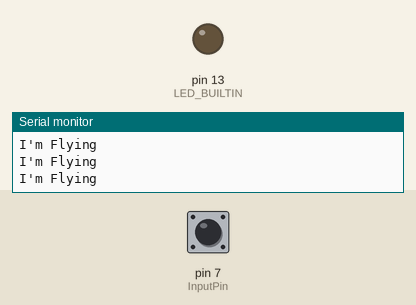
The sketch below on a simulated Arduino Uno, built with avr-gcc and run on an emulated ATmega328P. Shown: output pins drawn as LEDs (lit = HIGH), the last lines printed to the serial monitor. The inputs (shaded band) are chosen by the test bench; at power-on: pin 7 (InputPin) HIGH.

Above: at 1.2 s.
1.3 s: pin 7 (InputPin) pulled LOW for 0.15 s
At 1.7 s:
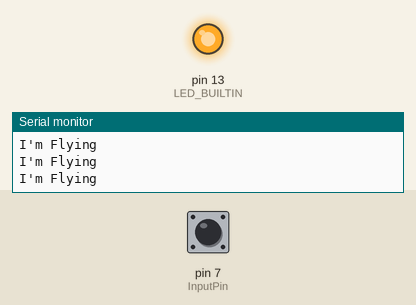
3.9 s: pin 7 (InputPin) pulled LOW for 1 s
At 6.5 s:
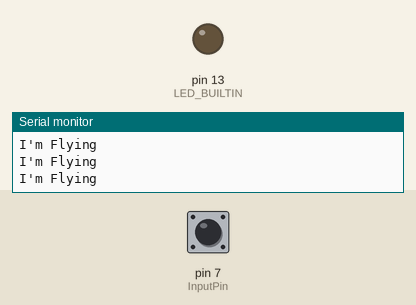
7.9 s: pin 7 (InputPin) driven LOW
At 9.1 s:
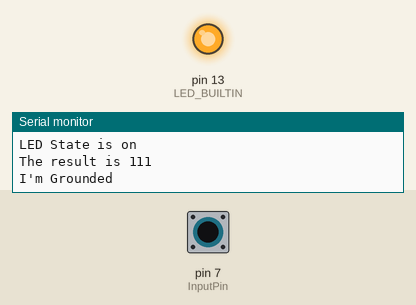
10.9 s: pin 7 (InputPin) driven HIGH
At 12.9 s:
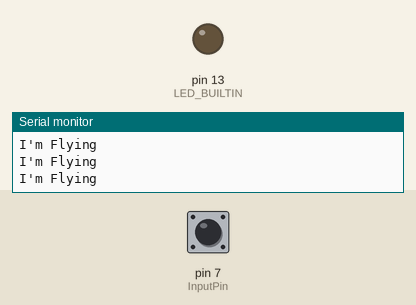
Timing chart, 0 to 14.4 s (numbered marks = the images above; inputs shaded):
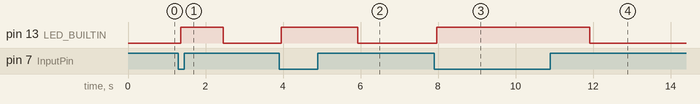

Measured:
- after the input at 1.3 s, pin 13 (LED_BUILTIN): LOW → HIGH after 0.06 s, → LOW 1.1 s later
- after the input at 3.9 s, pin 13 (LED_BUILTIN): LOW → HIGH after 0.05 s, → LOW 2.0 s later
- after the input at 7.9 s, pin 13 (LED_BUILTIN): LOW → HIGH after 0.06 s
- after the input at 10.9 s, pin 13 (LED_BUILTIN): HIGH → LOW after 1.0 s

The sketch:

Day1_Combination.ino
```cpp
//Application that uses the code from previous exercises to detect input,
//which executes a summing function,
//then outputs result to (serial) monitor and turns on an LED for a set amount of time.

//I chose to detect ground on pin 7 with the use of a internal pullup resistor.
//The reason to use pull ups/downs is to eliminate the environmental noise from interfering.

//defining an input pin
int InputPin = 7;
//Our two variables
int firstValue;
int secondValue;

//Variable for holding last change time
unsigned long lastChange = 0;
//Variable for defining the delay time in miliseconds
unsigned long delayTime = 1000;
//State of the Built in LED 0 is off 1 is on
bool state = 0;

//Initialize Serial monitor
//Set up pins and two values that we are going to work with
void setup() {
  Serial.begin(9600);
  pinMode(InputPin,INPUT_PULLUP);
  pinMode(LED_BUILTIN,OUTPUT);
  firstValue = 42;
  secondValue = 69;
}

//A function that adds two numbers together and returns a result
int AdditionFunction(int first,int second){
  int result = first + second;
  return result;
}

//A function that prints a number to serial monitor
void PrintResultsFunction(int result){
  Serial.print("The result is ");
  Serial.println(result);
}


//Check time function
//Just like in the previous example we use this function to check wether a predifined amount of time has passed.
//Only in this case we canot flip the state because want to turn it of after a certain period of time, not make it blink
void checkTime(){
  if((millis()-lastChange)>delayTime){
    state = 0;
    lastChange = millis();
    Serial.println("LED State is off");
  }
}


//If we detect an input on our input pin
  //Pass values to the addition function,print the results
  //Change the LED state to 1, make note of current time so we know when to turn of the LED
//Else do nothing
//Check if the time has elapsed
//And act on LED state
void loop() {
  if(digitalRead(InputPin)==0){
    int results = AdditionFunction(firstValue,secondValue);
    PrintResultsFunction(results);
    state = 1;
    lastChange = millis();
    Serial.println("I'm Grounded");
    Serial.println("LED State is on");
  }
  else {
    Serial.println("I'm Flying");
  }
  checkTime();
  digitalWrite(LED_BUILTIN,state);
}
```
